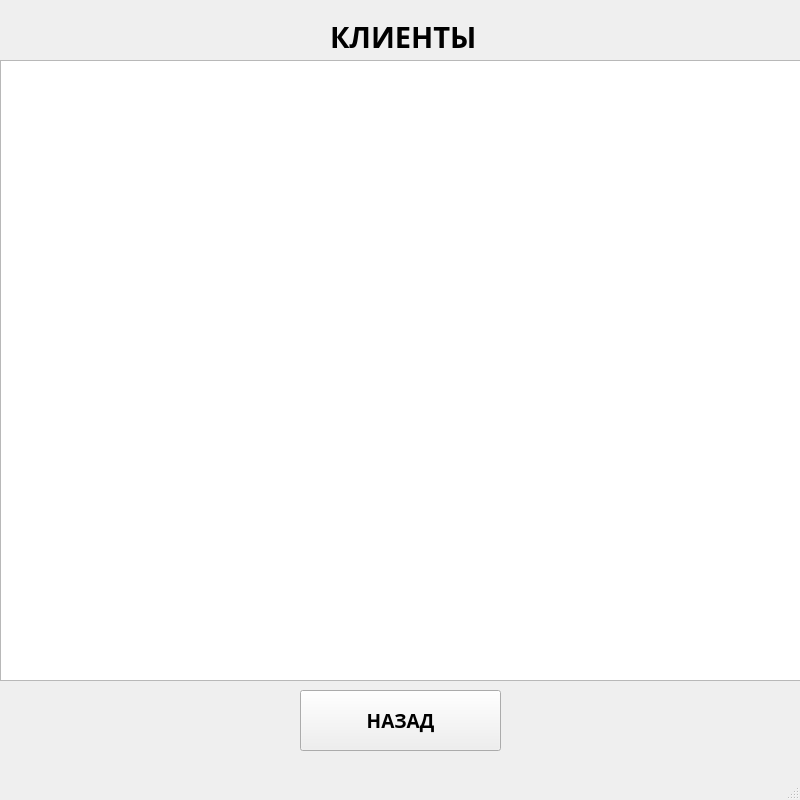
<?xml version="1.0" encoding="UTF-8"?>
<ui version="4.0">
 <class>manager_castomer</class>
 <widget class="QMainWindow" name="manager_castomer">
  <property name="geometry">
   <rect>
    <x>0</x>
    <y>0</y>
    <width>800</width>
    <height>800</height>
   </rect>
  </property>
  <property name="maximumSize">
   <size>
    <width>800</width>
    <height>800</height>
   </size>
  </property>
  <property name="windowTitle">
   <string>Клиенты</string>
  </property>
  <widget class="QWidget" name="centralwidget">
   <widget class="QTableView" name="tableView">
    <property name="geometry">
     <rect>
      <x>0</x>
      <y>60</y>
      <width>801</width>
      <height>621</height>
     </rect>
    </property>
   </widget>
   <widget class="QLabel" name="label_6">
    <property name="geometry">
     <rect>
      <x>330</x>
      <y>0</y>
      <width>161</width>
      <height>74</height>
     </rect>
    </property>
    <property name="font">
     <font>
      <family>Tw Cen MT</family>
      <pointsize>22</pointsize>
      <weight>75</weight>
      <bold>true</bold>
     </font>
    </property>
    <property name="text">
     <string>КЛИЕНТЫ</string>
    </property>
   </widget>
   <widget class="QPushButton" name="back_button">
    <property name="geometry">
     <rect>
      <x>300</x>
      <y>690</y>
      <width>201</width>
      <height>61</height>
     </rect>
    </property>
    <property name="font">
     <font>
      <family>Tw Cen MT</family>
      <pointsize>14</pointsize>
      <weight>75</weight>
      <bold>true</bold>
     </font>
    </property>
    <property name="text">
     <string>НАЗАД</string>
    </property>
   </widget>
  </widget>
  <widget class="QMenuBar" name="menubar">
   <property name="geometry">
    <rect>
     <x>0</x>
     <y>0</y>
     <width>800</width>
     <height>21</height>
    </rect>
   </property>
  </widget>
  <widget class="QStatusBar" name="statusbar"/>
 </widget>
 <resources/>
 <connections/>
</ui>
